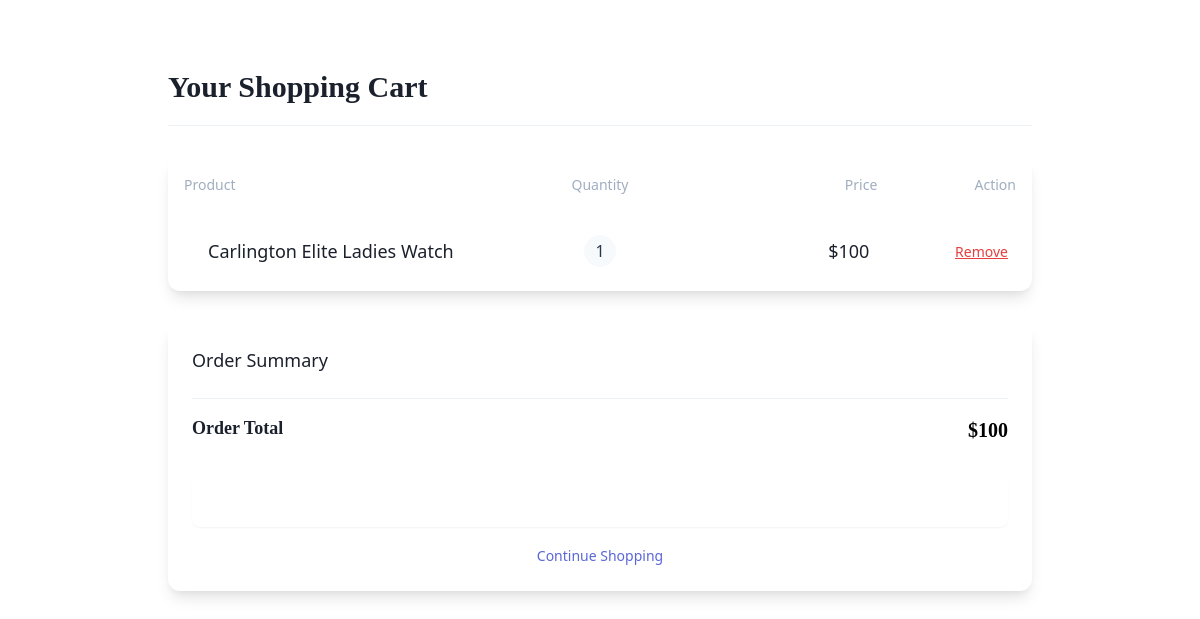
The app's page /cart/ (signed in), older data.
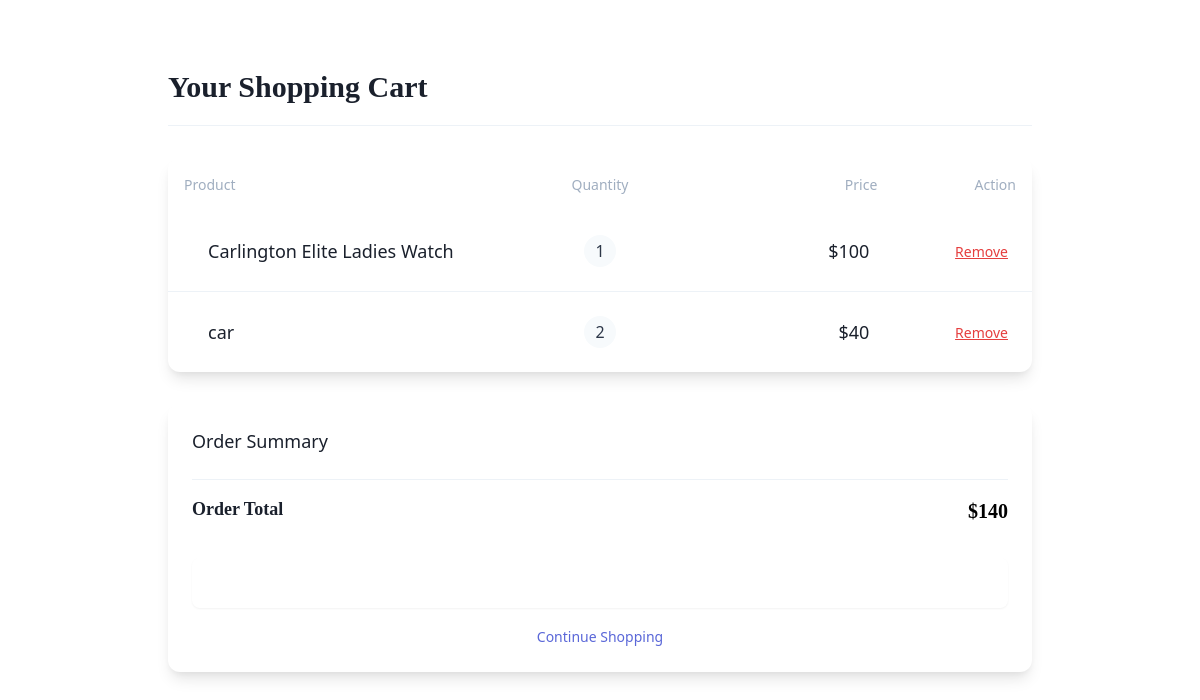
The same page, newer data.
### userside/models.py (models this page shows)
class CartItem(models.Model):
    user = models.ForeignKey(User, on_delete=models.CASCADE)
    product = models.ForeignKey(Products, on_delete=models.CASCADE)
    quantity = models.PositiveIntegerField(default=1)
    added_at = models.DateTimeField(auto_now_add=True)
    def total_price(self):
        return self.product.price * self.quantity

class Products(models.Model):
        product_name=models.CharField(max_length=100)
        description=models.CharField(max_length=100,blank=True)
        price=models.IntegerField()
        image=models.ImageField(upload_to='images')

### userside/views.py (the view)
# urls.py: path('cart/',view_cart, name='view_cart'),
@login_required
def view_cart(request):
    items = CartItem.objects.filter(user=request.user)
    total = sum(item.total_price() for item in items)
    return render(request, 'cart.html', {'items': items, 'total': total})

### template/cart.html (shortened to what this page needs)
{% extends "home.html" %}
{% block content %}
<div class="bg-gray-50 dark:bg-gray-900 min-h-screen py-16">
  <div class="max-w-4xl mx-auto px-4">
    <div class="mb-8 border-b border-gray-200 dark:border-gray-700 pb-4">
      <h1 class="text-3xl font-serif font-bold text-gray-900 dark:text-white">Your Shopping Cart</h1>
    </div>
    <div class="bg-white dark:bg-gray-800 rounded-xl shadow-lg overflow-hidden mb-8">
      {% if items %}
        <div class="hidden md:grid md:grid-cols-12 text-sm font-medium text-gray-500 dark:text-gray-400 bg-gray-50 dark:bg-gray-700 p-4">
          <div class="md:col-span-5">Product</div>
          <div class="md:col-span-2 text-center">Quantity</div>
          <div class="md:col-span-3 text-right">Price</div>
          <div class="md:col-span-2 text-right">Action</div>
        </div>
        <div class="divide-y divide-gray-200 dark:divide-gray-700">
          {% for item in items %}
            <div class="grid grid-cols-1 md:grid-cols-12 gap-4 p-6 items-center">
              <div class="md:col-span-5">
                <div class="flex items-center">
                  <div class="ml-4">
                    <h3 class="text-lg font-medium text-gray-900 dark:text-white">{{ item.product.product_name }}</h3>
                  </div>
                </div>
              </div>
              <div class="md:col-span-2 flex items-center justify-center">
                <span class="inline-flex items-center justify-center h-8 w-8 rounded-full bg-gray-100 dark:bg-gray-700 text-gray-800 dark:text-gray-200">
                  {{ item.quantity }}
                </span>
              </div>
              <div class="md:col-span-3 text-right">
                <span class="text-lg font-medium text-gray-900 dark:text-white">${{ item.total_price }}</span>
              </div>
              <div class="md:col-span-2 text-right">
                <a href="{% url 'remove_from_cart' item.id %}"
                   class="text-red-600 hover:text-red-800 text-sm font-medium underline transition">
                   Remove
                </a>
              </div>
            </div>
          {% endfor %}
        </div>
      {% endif %}
    </div>
    {% if items %}
    <div class="bg-white dark:bg-gray-800 rounded-xl shadow-lg overflow-hidden">
      <div class="p-6">
        <h2 class="text-lg font-medium text-gray-900 dark:text-white mb-4">Order Summary</h2>
        <div class="space-y-3">
          <div class="flex justify-between border-t border-gray-200 dark:border-gray-700 pt-4 mt-6">
            <span class="text-lg font-serif font-bold text-gray-900 dark:text-white">Order Total</span>
            <span class="text-xl font-serif font-bold text-emerald-600 dark:text-emerald-400">${{ total }}</span>
          </div>
        </div>
        <div class="mt-8">
          <a href="#" class="block w-full text-center px-6 py-3 border border-transparent rounded-lg shadow-sm text-base font-medium text-white bg-emerald-600 hover:bg-emerald-700 focus:outline-none focus:ring-2 focus:ring-offset-2 focus:ring-emerald-500 transition-colors">
          </a>
          <div class="mt-4 text-center">
            <a href="{% url 'userproduct' %}" class="text-sm font-medium text-indigo-600 dark:text-indigo-400 hover:text-indigo-500 transition-colors">
              Continue Shopping
            </a>
          </div>
        </div>
      </div>
    </div>
    {% endif %}
  </div>
</div>
{% endblock %}

### template/home.html (shortened to what this page needs)
<!DOCTYPE html>
<html lang="en">
<head>
    <link href="https://unpkg.com/tailwindcss@^1.0/dist/tailwind.min.css" rel="stylesheet">
</head>
<body>
    {% block content %}{% endblock content %}
</body>
</html>

Row changes from the older to the newer data that the page shows:
added CartItem: product.product_name "car", quantity "2", total_price "40"
Text that changed along with them:
{{ total }}: "100" → "140"
